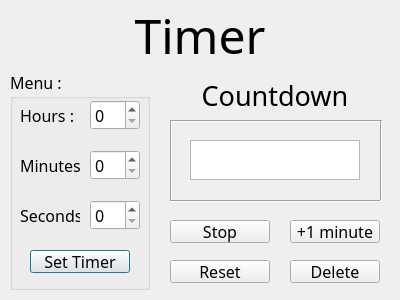
<?xml version="1.0" encoding="UTF-8"?>
<ui version="4.0">
 <class>Dialog</class>
 <widget class="QDialog" name="Dialog">
  <property name="geometry">
   <rect>
    <x>0</x>
    <y>0</y>
    <width>400</width>
    <height>300</height>
   </rect>
  </property>
  <property name="windowTitle">
   <string>Timer</string>
  </property>
  <widget class="QLabel" name="label">
   <property name="geometry">
    <rect>
     <x>10</x>
     <y>10</y>
     <width>380</width>
     <height>50</height>
    </rect>
   </property>
   <property name="font">
    <font>
     <family>Old English Text MT</family>
     <pointsize>36</pointsize>
    </font>
   </property>
   <property name="text">
    <string>Timer</string>
   </property>
   <property name="alignment">
    <set>Qt::AlignCenter</set>
   </property>
  </widget>
  <widget class="QGroupBox" name="groupBox">
   <property name="geometry">
    <rect>
     <x>10</x>
     <y>70</y>
     <width>140</width>
     <height>220</height>
    </rect>
   </property>
   <property name="font">
    <font>
     <family>Old English Text MT</family>
     <pointsize>12</pointsize>
    </font>
   </property>
   <property name="title">
    <string>Menu :</string>
   </property>
   <widget class="QSpinBox" name="spinBox">
    <property name="geometry">
     <rect>
      <x>80</x>
      <y>30</y>
      <width>50</width>
      <height>30</height>
     </rect>
    </property>
   </widget>
   <widget class="QSpinBox" name="spinBox_2">
    <property name="geometry">
     <rect>
      <x>80</x>
      <y>80</y>
      <width>50</width>
      <height>30</height>
     </rect>
    </property>
   </widget>
   <widget class="QSpinBox" name="spinBox_3">
    <property name="geometry">
     <rect>
      <x>80</x>
      <y>130</y>
      <width>50</width>
      <height>30</height>
     </rect>
    </property>
   </widget>
   <widget class="QPushButton" name="pushButton">
    <property name="geometry">
     <rect>
      <x>20</x>
      <y>180</y>
      <width>100</width>
      <height>23</height>
     </rect>
    </property>
    <property name="font">
     <font>
      <family>Old English Text MT</family>
      <pointsize>12</pointsize>
     </font>
    </property>
    <property name="text">
     <string>Set Timer</string>
    </property>
   </widget>
   <widget class="QLabel" name="label_2">
    <property name="geometry">
     <rect>
      <x>10</x>
      <y>30</y>
      <width>60</width>
      <height>30</height>
     </rect>
    </property>
    <property name="font">
     <font>
      <family>Old English Text MT</family>
      <pointsize>12</pointsize>
     </font>
    </property>
    <property name="text">
     <string>Hours :</string>
    </property>
   </widget>
   <widget class="QLabel" name="label_3">
    <property name="geometry">
     <rect>
      <x>10</x>
      <y>80</y>
      <width>60</width>
      <height>30</height>
     </rect>
    </property>
    <property name="font">
     <font>
      <family>Old English Text MT</family>
      <pointsize>12</pointsize>
     </font>
    </property>
    <property name="text">
     <string>Minutes :</string>
    </property>
   </widget>
   <widget class="QLabel" name="label_4">
    <property name="geometry">
     <rect>
      <x>10</x>
      <y>130</y>
      <width>60</width>
      <height>30</height>
     </rect>
    </property>
    <property name="font">
     <font>
      <family>Old English Text MT</family>
      <pointsize>12</pointsize>
     </font>
    </property>
    <property name="text">
     <string>Seconds :</string>
    </property>
   </widget>
  </widget>
  <widget class="Line" name="line">
   <property name="geometry">
    <rect>
     <x>170</x>
     <y>120</y>
     <width>210</width>
     <height>3</height>
    </rect>
   </property>
   <property name="orientation">
    <enum>Qt::Horizontal</enum>
   </property>
  </widget>
  <widget class="Line" name="line_2">
   <property name="geometry">
    <rect>
     <x>170</x>
     <y>120</y>
     <width>3</width>
     <height>80</height>
    </rect>
   </property>
   <property name="orientation">
    <enum>Qt::Vertical</enum>
   </property>
  </widget>
  <widget class="Line" name="line_3">
   <property name="geometry">
    <rect>
     <x>380</x>
     <y>120</y>
     <width>3</width>
     <height>80</height>
    </rect>
   </property>
   <property name="orientation">
    <enum>Qt::Vertical</enum>
   </property>
  </widget>
  <widget class="Line" name="line_4">
   <property name="geometry">
    <rect>
     <x>170</x>
     <y>200</y>
     <width>210</width>
     <height>3</height>
    </rect>
   </property>
   <property name="orientation">
    <enum>Qt::Horizontal</enum>
   </property>
  </widget>
  <widget class="QTextBrowser" name="textBrowser">
   <property name="geometry">
    <rect>
     <x>190</x>
     <y>140</y>
     <width>170</width>
     <height>40</height>
    </rect>
   </property>
   <property name="font">
    <font>
     <family>Times New Roman</family>
     <pointsize>18</pointsize>
    </font>
   </property>
  </widget>
  <widget class="QLabel" name="label_5">
   <property name="geometry">
    <rect>
     <x>170</x>
     <y>80</y>
     <width>210</width>
     <height>30</height>
    </rect>
   </property>
   <property name="font">
    <font>
     <family>Old English Text MT</family>
     <pointsize>20</pointsize>
    </font>
   </property>
   <property name="text">
    <string>Countdown</string>
   </property>
   <property name="alignment">
    <set>Qt::AlignCenter</set>
   </property>
  </widget>
  <widget class="QPushButton" name="pushButton_2">
   <property name="geometry">
    <rect>
     <x>170</x>
     <y>220</y>
     <width>100</width>
     <height>23</height>
    </rect>
   </property>
   <property name="font">
    <font>
     <family>Old English Text MT</family>
     <pointsize>12</pointsize>
    </font>
   </property>
   <property name="text">
    <string>Stop</string>
   </property>
  </widget>
  <widget class="QPushButton" name="pushButton_3">
   <property name="geometry">
    <rect>
     <x>170</x>
     <y>260</y>
     <width>100</width>
     <height>23</height>
    </rect>
   </property>
   <property name="font">
    <font>
     <family>Old English Text MT</family>
     <pointsize>12</pointsize>
    </font>
   </property>
   <property name="text">
    <string>Reset</string>
   </property>
  </widget>
  <widget class="QPushButton" name="pushButton_4">
   <property name="geometry">
    <rect>
     <x>290</x>
     <y>220</y>
     <width>90</width>
     <height>23</height>
    </rect>
   </property>
   <property name="font">
    <font>
     <family>Old English Text MT</family>
     <pointsize>12</pointsize>
    </font>
   </property>
   <property name="text">
    <string>+1 minute</string>
   </property>
  </widget>
  <widget class="QPushButton" name="pushButton_5">
   <property name="geometry">
    <rect>
     <x>290</x>
     <y>260</y>
     <width>90</width>
     <height>23</height>
    </rect>
   </property>
   <property name="font">
    <font>
     <family>Old English Text MT</family>
     <pointsize>12</pointsize>
    </font>
   </property>
   <property name="text">
    <string>Delete</string>
   </property>
  </widget>
 </widget>
 <resources/>
 <connections/>
</ui>
